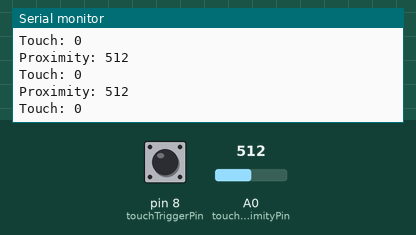
A sketch run on a simulated Arduino Uno, built with avr-gcc and run on an emulated ATmega328P. On the bench: the last lines printed to the serial monitor. Inputs (shaded band) come from the test bench; at power-on: A0 (touchProximityPin) = 512, pin 8 (touchTriggerPin) LOW.

Above: at 1.2 s.
1.3 s: A0 (touchProximityPin) set to 716
At 1.51 s:
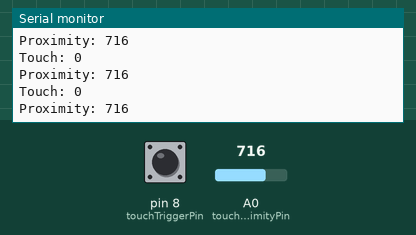
2.8 s: pin 8 (touchTriggerPin) pulled HIGH for 0.15 s
At 2.82 s:
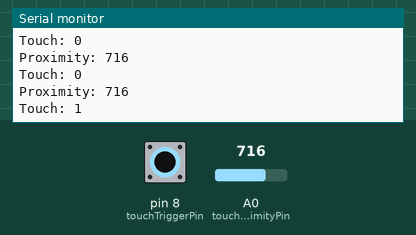
4.4 s: A0 (touchProximityPin) set to 900
At 4.43 s:
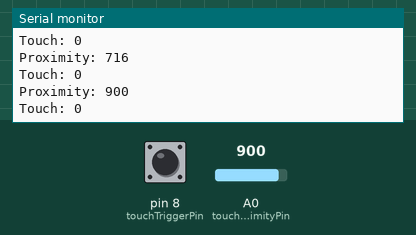
Timing chart, 0 to 7.4 s (numbered marks = the images above; inputs shaded):
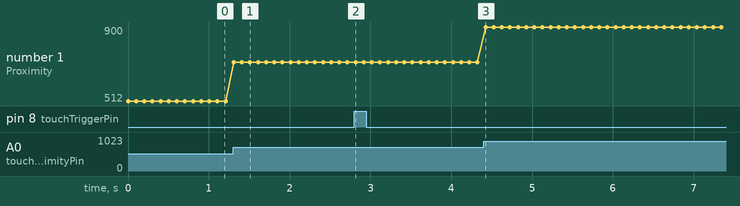

Measured:
- after the input at 1.3 s, the serial monitor: prints a new line at once (image 1)
- after the input at 2.8 s, the serial monitor: prints a new line at once (image 2)
- after the input at 4.4 s, the serial monitor: prints a new line at once (image 3)
- plotted number 1: 512 → 716 after the input at 1.3 s, 716 → 900 after the input at 4.4 s

The sketch:

human-touch.ino
```cpp
// human-touch.ino - detect human touch with Keyes capacitive touch sensor
// (c) BotBook.com - Karvinen, Karvinen, Valtokari


int touchTriggerPin = 8;	// <1>
int touchProximityPin = A0;	// <2>
int proximity = -1;	// <3>
int touch = 0;	// <4>

void setup() {	// <5>
  Serial.begin(115200);	// <6>
  pinMode(touchTriggerPin, INPUT);	// <7>
}

void loop() {	// <8>
  proximity = analogRead(touchProximityPin);	// <9> //0 -1024, ~100-200 direct touch.
  Serial.print("Proximity: ");	// <10>
  Serial.println(proximity);	// <11>
  touch = digitalRead(touchTriggerPin);	// <12>
  Serial.print("Touch: ");	// <13>
  Serial.println(touch);	// <14>
  delay(100);	// <15>
}
```
